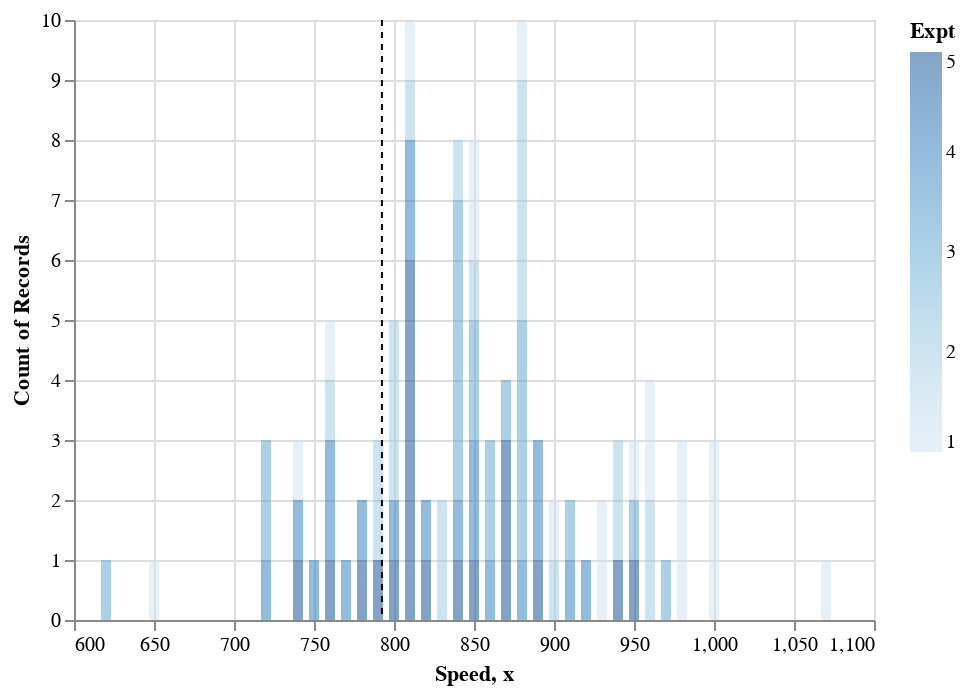

Notebook source saved alongside this figure:
### Code cell
glue('final_plot', final_plot, display=True)

### Figure 1 — Vega-Lite specification as saved in the notebook (floating-point values rounded to 4 significant figures)
{"config": {"view": {"continuousWidth": 400, "continuousHeight": 300}}, "layer": [{"data": {"name": "data-9505d6e8ffc0fbd66f1f70f18ab69d65"}, "mark": {"type": "bar", "opacity": 0.5}, "encoding": {"color": {"field": "Expt", "type": "quantitative"}, "x": {"field": "Speed", "type": "quantitative"}, "y": {"aggregate": "count", "type": "quantitative"}}}, {"data": {"name": "data-623ad424afb61a0fae69b38cf4c35612"}, "mark": {"type": "rule", "size": 1, "strokeDash": [3, 3]}, "encoding": {"x": {"field": "x", "type": "quantitative"}}}], "$schema": "https://vega.github.io/schema/vega-lite/v4.17.0.json", "datasets": {"data-9505d6e8ffc0fbd66f1f70f18ab69d65": [{"Expt": 1, "Run": 1, "Speed": 850}, {"Expt": 1, "Run": 2, "Speed": 740}, {"Expt": 1, "Run": 3, "Speed": 900}, {"Expt": 1, "Run": 4, "Speed": 1070}, {"Expt": 1, "Run": 5, "Speed": 930}, {"Expt": 1, "Run": 6, "Speed": 850}, {"Expt": 1, "Run": 7, "Speed": 950}, {"Expt": 1, "Run": 8, "Speed": 980}, {"Expt": 1, "Run": 9, "Speed": 980}, {"Expt": 1, "Run": 10, "Speed": 880}, {"Expt": 1, "Run": 11, "Speed": 1000}, {"Expt": 1, "Run": 12, "Speed": 980}, {"Expt": 1, "Run": 13, "Speed": 930}, {"Expt": 1, "Run": 14, "Speed": 650}, {"Expt": 1, "Run": 15, "Speed": 760}, {"Expt": 1, "Run": 16, "Speed": 810}, {"Expt": 1, "Run": 17, "Speed": 1000}, {"Expt": 1, "Run": 18, "Speed": 1000}, {"Expt": 1, "Run": 19, "Speed": 960}, {"Expt": 1, "Run": 20, "Speed": 960}, {"Expt": 2, "Run": 1, "Speed": 960}, {"Expt": 2, "Run": 2, "Speed": 940}, {"Expt": 2, "Run": 3, "Speed": 960}, {"Expt": 2, "Run": 4, "Speed": 940}, {"Expt": 2, "Run": 5, "Speed": 880}, {"Expt": 2, "Run": 6, "Speed": 800}, {"Expt": 2, "Run": 7, "Speed": 850}, {"Expt": 2, "Run": 8, "Speed": 880}, {"Expt": 2, "Run": 9, "Speed": 900}, {"Expt": 2, "Run": 10, "Speed": 840}, {"Expt": 2, "Run": 11, "Speed": 830}, {"Expt": 2, "Run": 12, "Speed": 790}, {"Expt": 2, "Run": 13, "Speed": 810}, {"Expt": 2, "Run": 14, "Speed": 880}, {"Expt": 2, "Run": 15, "Speed": 880}, {"Expt": 2, "Run": 16, "Speed": 830}, {"Expt": 2, "Run": 17, "Speed": 800}, {"Expt": 2, "Run": 18, "Speed": 790}, {"Expt": 2, "Run": 19, "Speed": 760}, {"Expt": 2, "Run": 20, "Speed": 800}, {"Expt": 3, "Run": 1, "Speed": 880}, {"Expt": 3, "Run": 2, "Speed": 880}, {"Expt": 3, "Run": 3, "Speed": 880}, {"Expt": 3, "Run": 4, "Speed": 860}, {"Expt": 3, "Run": 5, "Speed": 720}, {"Expt": 3, "Run": 6, "Speed": 720}, {"Expt": 3, "Run": 7, "Speed": 620}, {"Expt": 3, "Run": 8, "Speed": 860}, {"Expt": 3, "Run": 9, "Speed": 970}, {"Expt": 3, "Run": 10, "Speed": 950}, {"Expt": 3, "Run": 11, "Speed": 880}, {"Expt": 3, "Run": 12, "Speed": 910}, {"Expt": 3, "Run": 13, "Speed": 850}, {"Expt": 3, "Run": 14, "Speed": 870}, {"Expt": 3, "Run": 15, "Speed": 840}, {"Expt": 3, "Run": 16, "Speed": 840}, {"Expt": 3, "Run": 17, "Speed": 850}, {"Expt": 3, "Run": 18, "Speed": 840}, {"Expt": 3, "Run": 19, "Speed": 840}, {"Expt": 3, "Run": 20, "Speed": 840}, {"Expt": 4, "Run": 1, "Speed": 890}, {"Expt": 4, "Run": 2, "Speed": 810}, {"Expt": 4, "Run": 3, "Speed": 810}, {"Expt": 4, "Run": 4, "Speed": 820}, {"Expt": 4, "Run": 5, "Speed": 800}, {"Expt": 4, "Run": 6, "Speed": 770}, {"Expt": 4, "Run": 7, "Speed": 760}, {"Expt": 4, "Run": 8, "Speed": 740}, {"Expt": 4, "Run": 9, "Speed": 750}, {"Expt": 4, "Run": 10, "Speed": 760}, {"Expt": 4, "Run": 11, "Speed": 910}, {"Expt": 4, "Run": 12, "Speed": 920}, {"Expt": 4, "Run": 13, "Speed": 890}, {"Expt": 4, "Run": 14, "Speed": 860}, {"Expt": 4, "Run": 15, "Speed": 880}, {"Expt": 4, "Run": 16, "Speed": 720}, {"Expt": 4, "Run": 17, "Speed": 840}, {"Expt": 4, "Run": 18, "Speed": 850}, {"Expt": 4, "Run": 19, "Speed": 850}, {"Expt": 4, "Run": 20, "Speed": 780}, {"Expt": 5, "Run": 1, "Speed": 890}, {"Expt": 5, "Run": 2, "Speed": 840}, {"Expt": 5, "Run": 3, "Speed": 780}, {"Expt": 5, "Run": 4, "Speed": 810}, {"Expt": 5, "Run": 5, "Speed": 760}, {"Expt": 5, "Run": 6, "Speed": 810}, {"Expt": 5, "Run": 7, "Speed": 790}, {"Expt": 5, "Run": 8, "Speed": 810}, {"Expt": 5, "Run": 9, "Speed": 820}, {"Expt": 5, "Run": 10, "Speed": 850}, {"Expt": 5, "Run": 11, "Speed": 870}, {"Expt": 5, "Run": 12, "Speed": 870}, {"Expt": 5, "Run": 13, "Speed": 810}, {"Expt": 5, "Run": 14, "Speed": 740}, {"Expt": 5, "Run": 15, "Speed": 810}, {"Expt": 5, "Run": 16, "Speed": 940}, {"Expt": 5, "Run": 17, "Speed": 950}, {"Expt": 5, "Run": 18, "Speed": 800}, {"Expt": 5, "Run": 19, "Speed": 810}, {"Expt": 5, "Run": 20, "Speed": 870}], "data-623ad424afb61a0fae69b38cf4c35612": [{"x": 792.5}]}}
